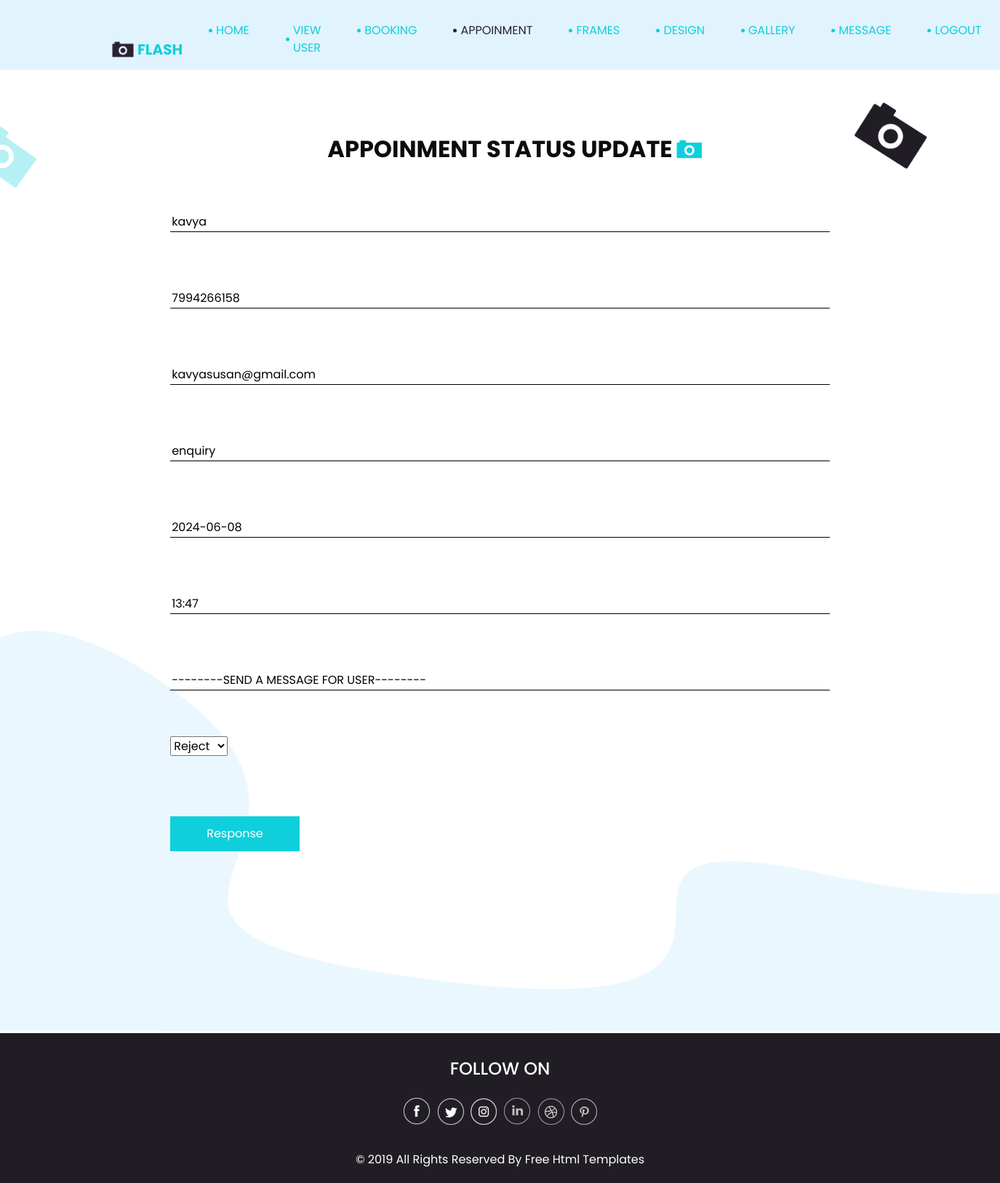
Screenshot of /admin_appoinment/1 with the database file from the repository.
### studio_app/models.py (models this page shows)
class appoinment(models.Model):
    user = models.ForeignKey(User, on_delete=models.CASCADE)
    name=models.CharField(max_length=20)
    email = models.CharField(max_length=20)
    phone = models.IntegerField()
    purpose = models.CharField(max_length=100)
    date=models.CharField(max_length=10)
    time = models.CharField(max_length=10)
    status = models.CharField(max_length=20,null=True)
    message = models.CharField(max_length=20, null=True)

### studio_app/views.py (the view, shortened to what this page needs)
# urls.py: path('admin_appoinment/<int:id>', views.admin_appoinment),
def admin_appoinment(req,id):
    data = appoinment.objects.get(pk=id)
    return render(req, 'appoinmentedit.html',{'data':data})

### template/appoinmentedit.html (shortened to what this page needs)
<!DOCTYPE html>
<html xmlns="http://www.w3.org/1999/html" xmlns="http://www.w3.org/1999/html">
<head>
  {% load static %}
  <link rel="stylesheet" type="text/css" href="{% static 'css/bootstrap.css' %}" />
  <link href="{% static 'css/style.css' %}" rel="stylesheet" />
  <link href="{% static 'css/responsive.css' %}" rel="stylesheet" />
</head>
<body class="sub_page">
  <div class="hero_area">
    <header class="header_section">
      <div class="container-fluid">
        <div class="row">
          <div class="col-lg-11 offset-lg-1">
            <nav class="navbar navbar-expand-lg custom_nav-container ">
              <a class="navbar-brand" href="index.html">
                <img src="{% static 'images/logo.png' %}" alt="">
                <span>
                  Flash
                </span>
              </a>
               <div class="collapse navbar-collapse" id="navbarSupportedContent">
                <div class="d-flex ml-auto flex-column flex-lg-row align-items-center">
                  <ul class="navbar-nav  ">
                    <li class="nav-item">
                      <a class="nav-link" href="/admin_index">Home <span class="sr-only">(current)</span></a>
                    </li>
                   <li class="nav-item">
                      <a class="nav-link" href="/admin_view_user">View User</a>
                    </li>
                    <li class="nav-item">
                      <a class="nav-link" href="/admin_booking">Booking</a>
                    </li>
                     <li class="nav-item active">
                      <a class="nav-link" href="/admin_appoinment">Appoinment</a>
                    </li>
                         <nav id="colorNav">
                        <li class="nav-item">
                            <a href="#" class="nav-link">Frames</a>
                        </li>
                   </nav>
                     <li class="nav-item">
                      <a class="nav-link" href="/admin_design">Design</a>
                    </li>
                       <li class="nav-item">
                      <a class="nav-link" href="admin_gallery">Gallery</a>
                    </li>
                      <nav id="message">
                        <li class="nav-item">
                            <a href="#" class="nav-link">Message</a>
                        </li>
                   </nav>
                    <li class="nav-item">
                      <a class="nav-link" href="/logout">Logout</a>
                    </li>
                  </ul>
                </div>
              </div>
            </nav>
          </div>
        </div>
      </div>
    </header>
  </div>
  <section class="contact_section layout_padding">
    <div class="bg-img1">
      <img src="{% static 'images/bg-img-1.png' %}" alt="">
    </div>
    <div class="bg-img2">
      <img src="{% static 'images/bg-img-2.png' %}" alt="">
    </div>
    <div class="container">
      <div class="heading_container">
        <h2>
          Appoinment Status Update
        </h2>
      </div>
       </div>
      <div class="">
        <div class="row">
          <div class="col-md-8 mx-auto">
            <form action="" method="post" enctype="multipart/form-data">
                <div class="contact_form-container">
                <div>
  <input type="text" value="{{data.name}}" name="u_name"> <br><br><br>
  <input type="text" value="{{data.phone}}" name="e_mail"> <br><br><br>
  <input type="text" value="{{data.email}}" name="email"> <br><br><br>
  <input type="text" value="{{data.purpose}}" name="pho"> <br><br><br>
 <input type="text" value="{{data.date}}" name="pass"> <br><br><br>
 <input type="text" value="{{data.time}}" name="pass"> <br><br><br>
 <input type="text" placeholder="--------SEND A MESSAGE FOR USER--------" name="message"> <br><br><br>
    <select name="status">
                        <option selected="Reject">Reject</option>
                    </select><br><br><br>
<button type="submit">Response</button>
                </div>
              </div>
            </form>
          </div>
        </div>
      </div>
  </section>
  <section class="info_section ">
    <div class="container">
      <div class="info_container">
        <div class="info_social">
          <div class="d-flex justify-content-center">
            <h4 class="">
              Follow on
            </h4>
          </div>
          <div class="social_box">
            <a href="">
              <img src="{% static 'images/fb.png' %}" alt="">
            </a>
            <a href="">
              <img src="{% static 'images/twitter.png' %}" alt="">
            </a>
            <a href="">
              <img src="{% static 'images/instagram.png' %}" alt="">
            </a>
            <a href="">
              <img src="{% static 'images/linkedin.png' %}" alt="">
            </a>
            <a href="">
              <img src="{% static 'images/dribble.png' %}" alt="">
            </a>
            <a href="">
              <img src="{% static 'images/pinterest.png' %}" alt="">
            </a>
          </div>
        </div>
      </div>
    </div>
  </section>
  <section class="container-fluid footer_section">
    <div class="container">
      <p>
        &copy; 2019 All Rights Reserved By
        <a href="https://html.design/">Free Html Templates</a>
      </p>
    </div>
  </section>
</body>
</html>

### static/css/responsive.css (style rules this page uses)
@media (min-width: 1200px) { .container { max-width: 1170px; } }

### rows the page displays
appoinment: u_name "kavya", e_mail "7994266158", email "kavyasusan@gmail.com", pho "enquiry", pass "2024-06-08", pass "13:47"
